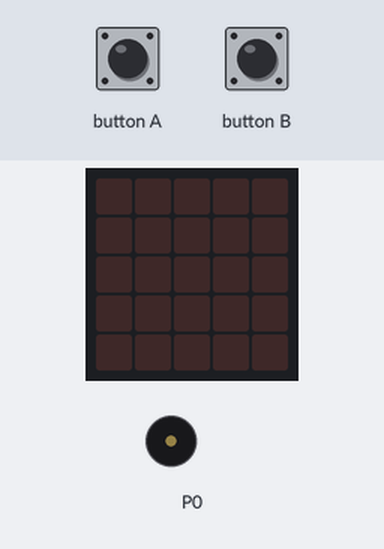
The program below on a simulated BBC micro:bit (MakeCode). Shown: the board's 5×5 LED display, buzzer (waves = sounding). The inputs (shaded band) are chosen by the test bench.

Above: at 1.2 s.
1.3 s: button A pressed for 0.15 s
At 3.8 s:
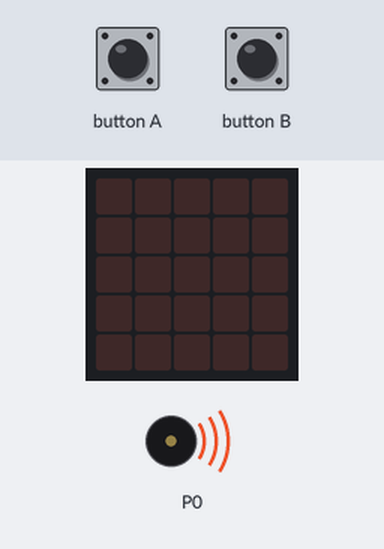
4.4 s: button B pressed for 0.15 s
At 4.75 s:
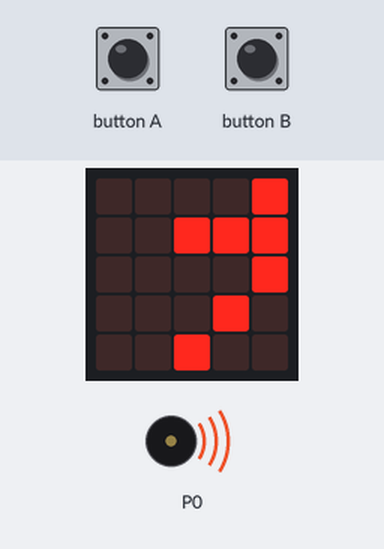
7.4 s: button A pressed for 0.15 s
At 7.95 s:
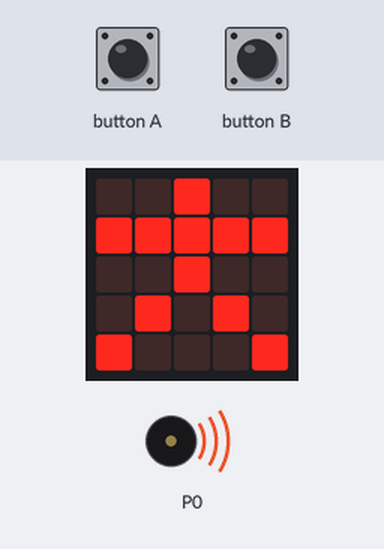
10.4 s: button B pressed for 0.15 s
At 14.35 s:
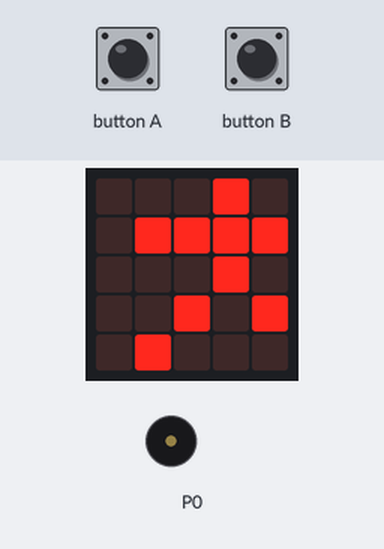
Timing chart, 0 to 15.8 s (numbered marks = the images above; inputs shaded):
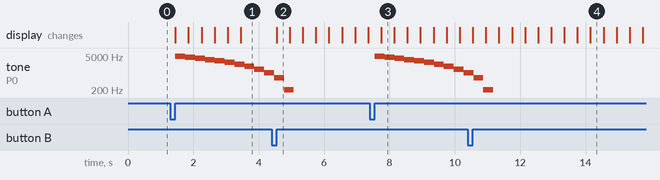

Measured:
- after the input at 1.3 s, tone on P0: plays 4791 Hz for 0.30 s, 4375 Hz for 0.30 s, 3958 Hz for 0.30 s, 3541 Hz for 0.30 s, 3125 Hz for 0.30 s, 2708 Hz for 0.30 s … (10 notes in this stretch), starting after 0.15 s; the display: first changes after 0.15 s (image 1 shows a later state)
- after the input at 4.4 s, the display: changes after 0.15 s (image 2)
- after the input at 7.4 s, tone on P0: plays 4791 Hz for 0.30 s, 4375 Hz for 0.30 s, 3958 Hz for 0.30 s, 3541 Hz for 0.30 s, 3125 Hz for 0.30 s, 2708 Hz for 0.30 s … (10 notes in this stretch), starting after 0.15 s
- after the input at 10.4 s, the display: first differs from a run without the input after 3.4 s (image 4 shows a later state)
- what the display in image 2 shows lasts 0.4 s, from 4.6 s to 5.0 s

The program:

main.ts
```typescript
let Button2 = 0
input.onButtonPressed(Button.A, function () {
    Button2 = 0
    music.playSoundEffect(music.createSoundEffect(
    WaveShape.Sine,
    5000,
    0,
    255,
    0,
    3629,
    SoundExpressionEffect.None,
    InterpolationCurve.Linear
    ), SoundExpressionPlayMode.InBackground)
    basic.showLeds(`
        . . . . .
        . . . . .
        . . # . .
        . . . . .
        . . . . .
        `)
    basic.showLeds(`
        . . . . .
        . . # . .
        . # . # .
        . . # . .
        . . . . .
        `)
    basic.showLeds(`
        . . # . .
        . # . # .
        # . . . #
        . # . # .
        . . # . .
        `)
    basic.showLeds(`
        . # . # .
        # . . . #
        . . . . .
        # . . . #
        . # . # .
        `)
    basic.showLeds(`
        # . . . #
        . . . . .
        . . . . .
        . . . . .
        # . . . #
        `)
    basic.showLeds(`
        . . . . .
        . . . . .
        . . . . .
        . . . . .
        . . . . .
        `)
})
input.onButtonPressed(Button.B, function () {
    basic.showLeds(`
        . . . . #
        . . # # #
        . . . . #
        . . . # .
        . . # . .
        `)
    basic.showLeds(`
        . . . # .
        . # # # #
        . . . # .
        . . # . #
        . # . . .
        `)
    basic.showLeds(`
        . . # . .
        # # # # #
        . . # . .
        . # . # .
        # . . . #
        `)
    basic.showLeds(`
        # . # . .
        . # # # #
        . . # . .
        . # . # .
        # . . . #
        `)
    basic.showLeds(`
        . . # . .
        # # # # #
        . . # . .
        . # . # .
        # . . . #
        `)
    basic.showLeds(`
        # . # . .
        . # # # #
        . . # . .
        . # . # .
        # . . . #
        `)
    basic.showLeds(`
        . . # . .
        # # # # #
        . . # . .
        . # . # .
        # . . . #
        `)
    basic.showLeds(`
        . . # . #
        # # # # .
        . . # . .
        . # . # .
        # . . . #
        `)
    basic.showLeds(`
        . . # . .
        # # # # #
        . . # . .
        . # . # .
        # . . . #
        `)
    basic.showLeds(`
        . . # . #
        # # # # .
        . . # . .
        . # . # .
        # . . . #
        `)
    basic.showLeds(`
        . . # . .
        # # # # #
        . . # . .
        . # . # .
        # . . . #
        `)
    basic.showLeds(`
        # . # . #
        . # # # .
        . . # . .
        # # . # #
        . . . . .
        `)
    basic.showLeds(`
        . . # . .
        # # # # #
        . . # . .
        . # . # .
        # . . . #
        `)
    basic.showLeds(`
        # . # . #
        . # # # .
        . . # . .
        # # . # #
        . . . . .
        `)
    basic.showLeds(`
        . . # . .
        # # # # #
        . . # . .
        . # . # .
        # . . . #
        `)
    basic.showLeds(`
        . . # . #
        # # # # .
        . . # . .
        . # . # .
        # . . . #
        `)
    basic.showLeds(`
        . . # . .
        # # # # #
        . . # . .
        . # . # .
        # . . . #
        `)
    basic.showLeds(`
        . . # . #
        # # # # .
        . . # . .
        . # . # .
        # . . . #
        `)
    basic.showLeds(`
        . . # . .
        # # # # #
        . . # . .
        . # . # .
        # . . . #
        `)
    basic.showLeds(`
        . # . . .
        # # # # .
        . # . . .
        # . # . .
        . . . # .
        `)
    basic.showLeds(`
        # . . . .
        # # # . .
        # . . . .
        . # . . .
        . . # . .
        `)
    basic.showLeds(`
        . . . . .
        # # . . .
        . . . . .
        # . . . .
        . # . . .
        `)
    basic.showLeds(`
        . . . . .
        . . . . .
        . . . . .
        . . . . .
        . . . . .
        `)
})
```

test.ts
```typescript
// 在這裡測試；當此封包作為擴充功能時，將不會編譯此內容。
```
